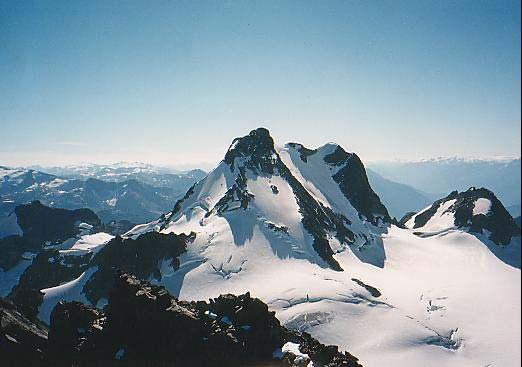
#> input picture test_image.png, 522 x 367 px
$ python exam_paper.py
#> lines starting #> are read from the running program, lines starting #| are printed output that depends on the picture
# -*- coding: utf-8 -*-
"""
Created on Mon Nov 14 00:51:32 2016

@author: dirie
"""

import numpy as np
import matplotlib.pyplot as plt
from scipy import signal
from scipy import *
import cv2


class exam_paper(object):

    def __init__(self,im):
        print ('An implementatin started...')
        self.im = im

    def guassian_kernels(self,size,sizey=None):
        size = int(size)
        if not sizey:
            sizey = size
        else:
            sizey = int(sizey)
        y, x = mgrid[-size:size+1, -sizey:sizey+1]

        gx = -x * exp(-(x**2/float((0.5*size)**2) + y**2 /float((0.5*sizey)**2)))
        gy = -y * exp(-(x**2/float((0.5*size)**2) + y**2 /float((0.5*sizey)**2)))
        return gx,gy

    def gaussian(self,n,ny=None):
        gx , gy = self.guassian_kernels(n)

        imx = signal.convolve(self.im,gx, mode='same')
        imy = signal.convolve(self.im,gy, mode='same')

        return imx, imy

    def compute_harris_response(self):

        imx , imy = self.gaussian(3)
        gaus = cv2.getGaussianKernel(3,5)

        wxx = signal.convolve(imx * imx, gaus, mode='same')
        wxy = signal.convolve(imx * imy, gaus, mode='same')
        wyy = signal.convolve(imy * imy, gaus, mode='same')

        wdet = (wxx * wyy) - (wxy**2)
        wtr = wxx + wyy
        return wdet/wtr

    def get_haris_point(self,har, min_dis =10, th=0.1):
        print('this is for getting harris points')
        corner_thre = max(har.ravel()) * th
        har_t = (har> corner_thre) * 1

        cand = har_t.nonzero()
        coor = [(cand[0][c],cand[1][c]) for c in range(len(cand[0]))]
        cand_val = [har[c[0]][c[1]] for c in coor]

        ind = argsort(cand_val)

        allow_loc = zeros(har.shape)
        allow_loc[min_dis:-min_dis,min_dis:-min_dis] = 1

        filter_coor = []

        for i in ind:
            if allow_loc[coor[i][0]][coor[i][1]] == 1:
                filter_coor.append(coor[i])
                allow_loc[(coor[i][0]-min_dis):(coor[i][0]+min_dis),(coor[i][1]-min_dis):(coor[i][1]+min_dis)] = 0
        return filter_coor


    def showImage(self,pimg):
        plt.subplot(121),plt.imshow(self.im),plt.title('Original')
        plt.xticks([]), plt.yticks([])
        plt.subplot(122),plt.imshow(pimg,cmap = plt.cm.gray),plt.title('Image thresold')
        plt.xticks([]), plt.yticks([])
        plt.show()


I = plt.imread("test_image.png")[:,:,0]
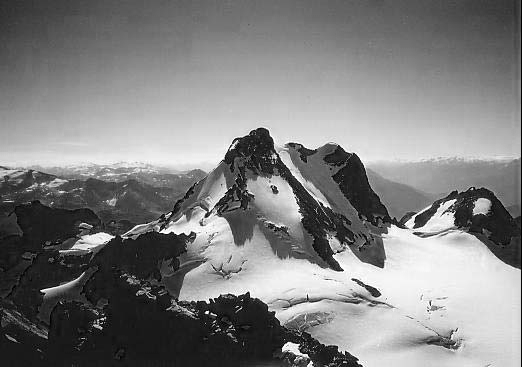
#> I: shape (367, 522) float32; min 0, max 1, mean 0.5

P = exam_paper(I)
P.showImage(plt.imread("test_image.png")[:,:,1])
#> in showImage, `plt.show()`:
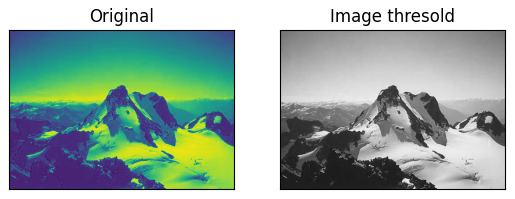
#> figure drawn by matplotlib, 2 panels
har = P.compute_harris_response()
#> (the run stopped early here; a loop or call above may not have finished)
